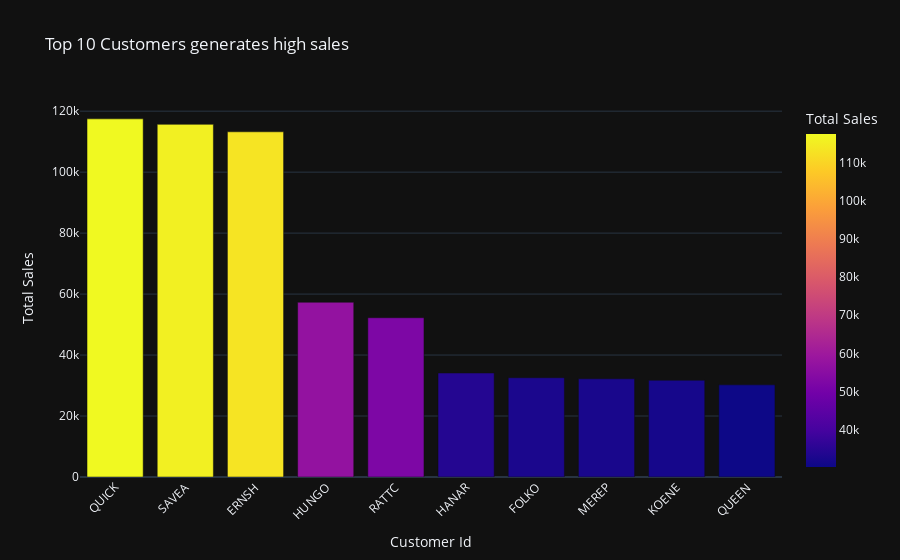

Here is the notebook cell this chart was saved with:
### Code cell
#Plotting
fig = px.bar(df.head(10), x='customer_id', y='totalsales', title='Top 10 Customers generates high sales',
            labels={"customer_id":"Customer ID",'totalsales':'Total Sales'},
            template='plotly_dark',
            color='totalsales')

# Rotate x-axis labels for better readability
fig.update_layout(xaxis_title='Customer Id', yaxis_title='Total Sales',
                 xaxis_tickangle=-45)
fig.show()

### Figure 1 — Plotly figure (JSON) as saved in the notebook; plotly's stock layout.template omitted (floating-point values rounded to 4 significant figures)
{"data": [{"alignmentgroup": "True", "hovertemplate": "Customer ID=%{x}<br>Total Sales=%{marker.color}<extra></extra>", "legendgroup": "", "marker": {"color": [117500.0, 115700.0, 113200.0, 57320.0, 52250.0, 34100.0, 32560.0, 32200.0, 31750.0, 30230.0], "coloraxis": "coloraxis", "pattern": {"shape": ""}}, "name": "", "offsetgroup": "", "orientation": "v", "showlegend": false, "textposition": "auto", "type": "bar", "x": ["QUICK", "SAVEA", "ERNSH", "HUNGO", "RATTC", "HANAR", "FOLKO", "MEREP", "KOENE", "QUEEN"], "xaxis": "x", "y": [117500.0, 115700.0, 113200.0, 57320.0, 52250.0, 34100.0, 32560.0, 32200.0, 31750.0, 30230.0], "yaxis": "y"}], "layout": {"barmode": "relative", "coloraxis": {"colorbar": {"title": {"text": "Total Sales"}}, "colorscale": [[0, "#0d0887"], [0.1111, "#46039f"], [0.2222, "#7201a8"], [0.3333, "#9c179e"], [0.4444, "#bd3786"], [0.5556, "#d8576b"], [0.6667, "#ed7953"], [0.7778, "#fb9f3a"], [0.8889, "#fdca26"], [1, "#f0f921"]]}, "legend": {"tracegroupgap": 0}, "title": {"text": "Top 10 Customers generates high sales"}, "xaxis": {"anchor": "y", "domain": [0, 1], "tickangle": -45, "title": {"text": "Customer Id"}}, "yaxis": {"anchor": "x", "domain": [0, 1], "title": {"text": "Total Sales"}}}}
